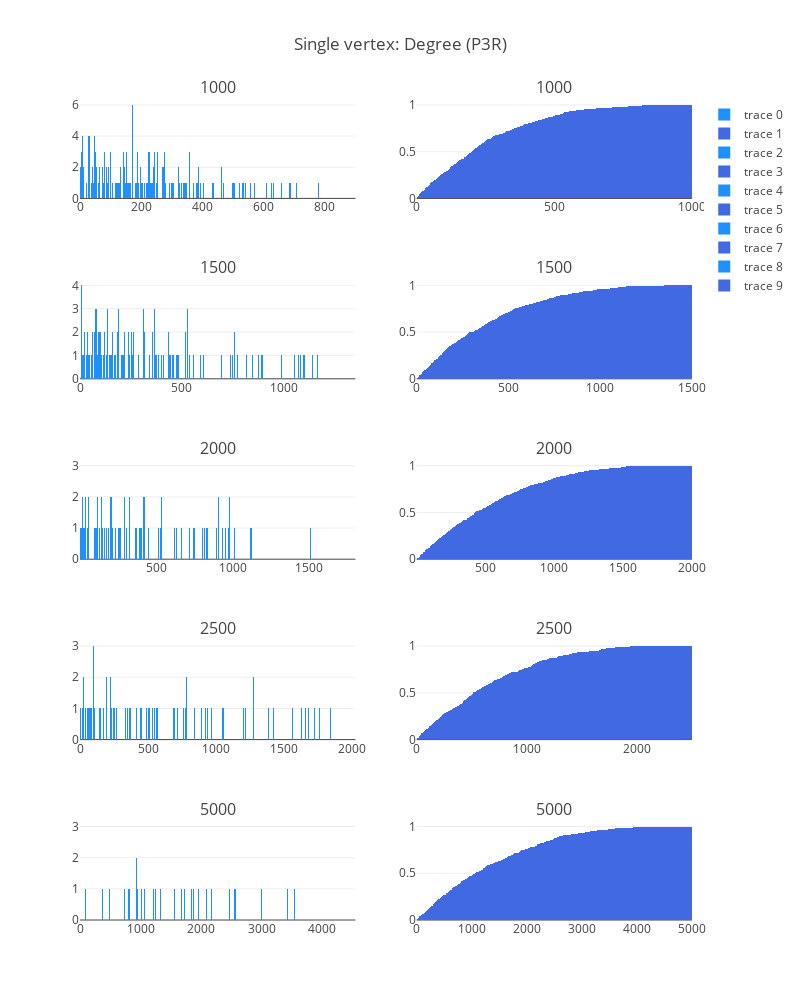

This figure's notebook cell:
### Code cell
fig['layout'].update(height=1000, width=800, title='Single vertex: Degree (P3R)')
iplot(fig, filename='simple-subplot')

### Figure 1 — Plotly figure (JSON) as saved in the notebook; plotly's stock layout.template omitted (floating-point values rounded to 4 significant figures; data arrays with more than 128 entries replaced by an {"elided": "..."} marker saying what was removed)
{"data": [{"marker": {"color": "dodgerblue"}, "type": "histogram", "x": {"elided": "500 int values"}, "xaxis": "x1", "xbins": {"end": 1000, "size": 1, "start": 0}, "yaxis": "y1"}, {"cumulative": {"enabled": true}, "histnorm": "probability", "marker": {"color": "royalblue"}, "type": "histogram", "x": {"elided": "500 int values"}, "xaxis": "x2", "xbins": {"end": 1000, "size": 1, "start": 0}, "yaxis": "y2"}, {"marker": {"color": "dodgerblue"}, "type": "histogram", "x": {"elided": "500 int values"}, "xaxis": "x3", "xbins": {"end": 1500, "size": 1, "start": 0}, "yaxis": "y3"}, {"cumulative": {"enabled": true}, "histnorm": "probability", "marker": {"color": "royalblue"}, "type": "histogram", "x": {"elided": "500 int values"}, "xaxis": "x4", "xbins": {"end": 1500, "size": 1, "start": 0}, "yaxis": "y4"}, {"marker": {"color": "dodgerblue"}, "type": "histogram", "x": {"elided": "500 int values"}, "xaxis": "x5", "xbins": {"end": 2000, "size": 1, "start": 0}, "yaxis": "y5"}, {"cumulative": {"enabled": true}, "histnorm": "probability", "marker": {"color": "royalblue"}, "type": "histogram", "x": {"elided": "500 int values"}, "xaxis": "x6", "xbins": {"end": 2000, "size": 1, "start": 0}, "yaxis": "y6"}, {"marker": {"color": "dodgerblue"}, "type": "histogram", "x": {"elided": "500 int values"}, "xaxis": "x7", "xbins": {"end": 2500, "size": 1, "start": 0}, "yaxis": "y7"}, {"cumulative": {"enabled": true}, "histnorm": "probability", "marker": {"color": "royalblue"}, "type": "histogram", "x": {"elided": "500 int values"}, "xaxis": "x8", "xbins": {"end": 2500, "size": 1, "start": 0}, "yaxis": "y8"}, {"marker": {"color": "dodgerblue"}, "type": "histogram", "x": {"elided": "500 int values"}, "xaxis": "x9", "xbins": {"end": 5000, "size": 1, "start": 0}, "yaxis": "y9"}, {"cumulative": {"enabled": true}, "histnorm": "probability", "marker": {"color": "royalblue"}, "type": "histogram", "x": {"elided": "500 int values"}, "xaxis": "x10", "xbins": {"end": 5000, "size": 1, "start": 0}, "yaxis": "y10"}], "layout": {"annotations": [{"font": {"size": 16}, "showarrow": false, "text": "1000", "x": 0.225, "xanchor": "center", "xref": "paper", "y": 1, "yanchor": "bottom", "yref": "paper"}, {"font": {"size": 16}, "showarrow": false, "text": "1000", "x": 0.775, "xanchor": "center", "xref": "paper", "y": 1, "yanchor": "bottom", "yref": "paper"}, {"font": {"size": 16}, "showarrow": false, "text": "1500", "x": 0.225, "xanchor": "center", "xref": "paper", "y": 0.78, "yanchor": "bottom", "yref": "paper"}, {"font": {"size": 16}, "showarrow": false, "text": "1500", "x": 0.775, "xanchor": "center", "xref": "paper", "y": 0.78, "yanchor": "bottom", "yref": "paper"}, {"font": {"size": 16}, "showarrow": false, "text": "2000", "x": 0.225, "xanchor": "center", "xref": "paper", "y": 0.56, "yanchor": "bottom", "yref": "paper"}, {"font": {"size": 16}, "showarrow": false, "text": "2000", "x": 0.775, "xanchor": "center", "xref": "paper", "y": 0.56, "yanchor": "bottom", "yref": "paper"}, {"font": {"size": 16}, "showarrow": false, "text": "2500", "x": 0.225, "xanchor": "center", "xref": "paper", "y": 0.34, "yanchor": "bottom", "yref": "paper"}, {"font": {"size": 16}, "showarrow": false, "text": "2500", "x": 0.775, "xanchor": "center", "xref": "paper", "y": 0.34, "yanchor": "bottom", "yref": "paper"}, {"font": {"size": 16}, "showarrow": false, "text": "5000", "x": 0.225, "xanchor": "center", "xref": "paper", "y": 0.12, "yanchor": "bottom", "yref": "paper"}, {"font": {"size": 16}, "showarrow": false, "text": "5000", "x": 0.775, "xanchor": "center", "xref": "paper", "y": 0.12, "yanchor": "bottom", "yref": "paper"}], "height": 1000, "title": "Single vertex: Degree (P3R)", "width": 800, "xaxis1": {"anchor": "y1", "domain": [0, 0.45]}, "xaxis10": {"anchor": "y10", "domain": [0.55, 1]}, "xaxis2": {"anchor": "y2", "domain": [0.55, 1]}, "xaxis3": {"anchor": "y3", "domain": [0, 0.45]}, "xaxis4": {"anchor": "y4", "domain": [0.55, 1]}, "xaxis5": {"anchor": "y5", "domain": [0, 0.45]}, "xaxis6": {"anchor": "y6", "domain": [0.55, 1]}, "xaxis7": {"anchor": "y7", "domain": [0, 0.45]}, "xaxis8": {"anchor": "y8", "domain": [0.55, 1]}, "xaxis9": {"anchor": "y9", "domain": [0, 0.45]}, "yaxis1": {"anchor": "x1", "domain": [0.88, 1]}, "yaxis10": {"anchor": "x10", "domain": [0, 0.12]}, "yaxis2": {"anchor": "x2", "domain": [0.88, 1]}, "yaxis3": {"anchor": "x3", "domain": [0.66, 0.78]}, "yaxis4": {"anchor": "x4", "domain": [0.66, 0.78]}, "yaxis5": {"anchor": "x5", "domain": [0.44, 0.56]}, "yaxis6": {"anchor": "x6", "domain": [0.44, 0.56]}, "yaxis7": {"anchor": "x7", "domain": [0.22, 0.34]}, "yaxis8": {"anchor": "x8", "domain": [0.22, 0.34]}, "yaxis9": {"anchor": "x9", "domain": [0, 0.12]}}}
